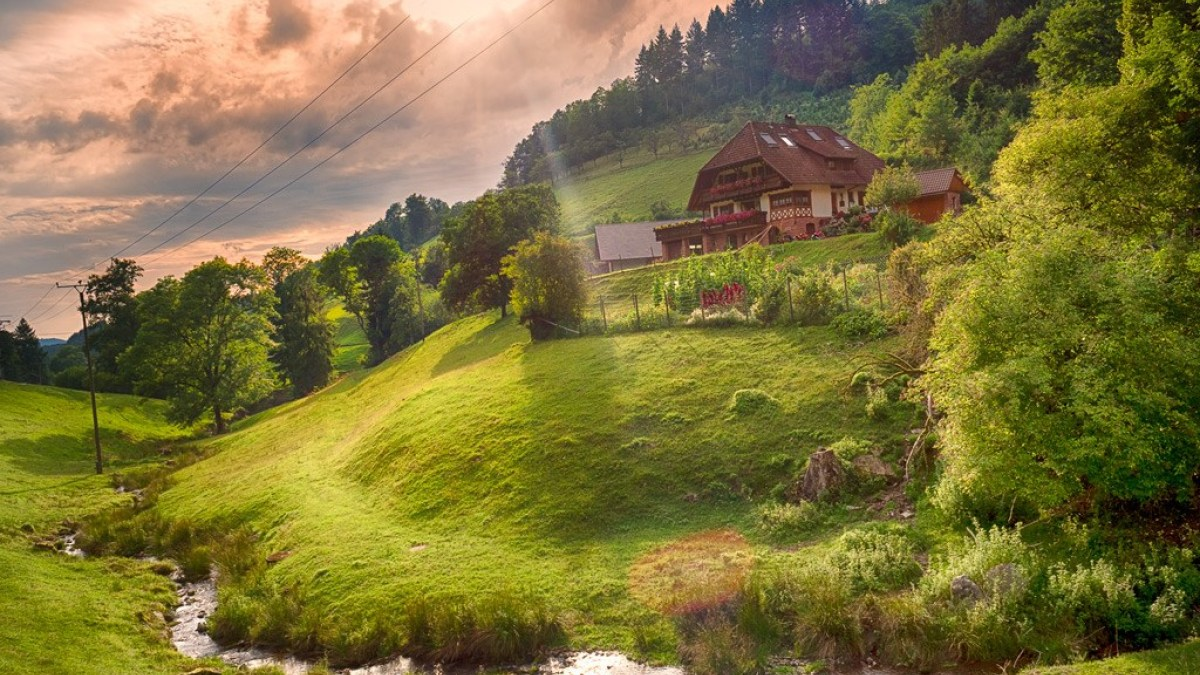
//> input picture 1 - Images/img.jpg, 1200 x 675 px
$ ./Edge_Detection '../1 - Images/img.jpg'   (built with g++ and OpenCV 4)
//> lines starting //> are read from the running program, lines starting //| are printed output that depends on the picture
#include "opencv2/imgproc.hpp"
#include "opencv2/highgui.hpp"

using namespace cv;

const char* WINDOW_NAME = "Edge Detection";
const char* TRACKBAR_TYPE = "Type";
const char* TRACKBAR_SIZE = "kSize";

const int MAX_POS_TYPE = 3;
const int MAX_POS_SIZE = 3;

const double LOWER_BOUND = 100.0;

int posOfType = 0;
int posOfSize = 0;

void sobel(Mat source) {
	Mat instant;
	Mat gradientX;
	Mat gradientY;
	Mat absoluteX;
	Mat absoluteY;

	Sobel(source, gradientX, CV_16S, 1, 0, 2 * posOfSize + 1);
	Sobel(source, gradientY, CV_16S, 0, 1, 2 * posOfSize + 1);

	convertScaleAbs(gradientX, absoluteX);
	convertScaleAbs(gradientY, absoluteY);

	addWeighted(absoluteX, 0.5, absoluteY, 0.5, 0, instant);
	imshow(WINDOW_NAME, instant);
}

void laplacian(Mat source) {
	Mat instant;
	Mat absolute;
	Laplacian(source, instant, CV_16S, 2 * posOfSize + 1);
	convertScaleAbs(instant, absolute);
	imshow(WINDOW_NAME, absolute);
}

void canny(Mat source) {
	Mat instant;
	Mat background(source.size(), source.type(), Scalar::all(0));
	Canny(source, instant, LOWER_BOUND, (posOfSize + 1) * LOWER_BOUND);
	source.copyTo(background, instant);
	imshow(WINDOW_NAME, instant);
}

void onChange(int, void* userdata) {
	switch(posOfType) {
		case 0:
			imshow(WINDOW_NAME, *(Mat*) userdata);
			break;
		case 1:
			sobel(*(Mat*) userdata);
			break;
		case 2:
			laplacian(*(Mat*) userdata);
			break;
		case 3:
			canny(*(Mat*) userdata);
			break;
		default:
			break;
	}
}

int main(int argc, char** argv) {
	Mat source = imread(argv[1], IMREAD_GRAYSCALE);
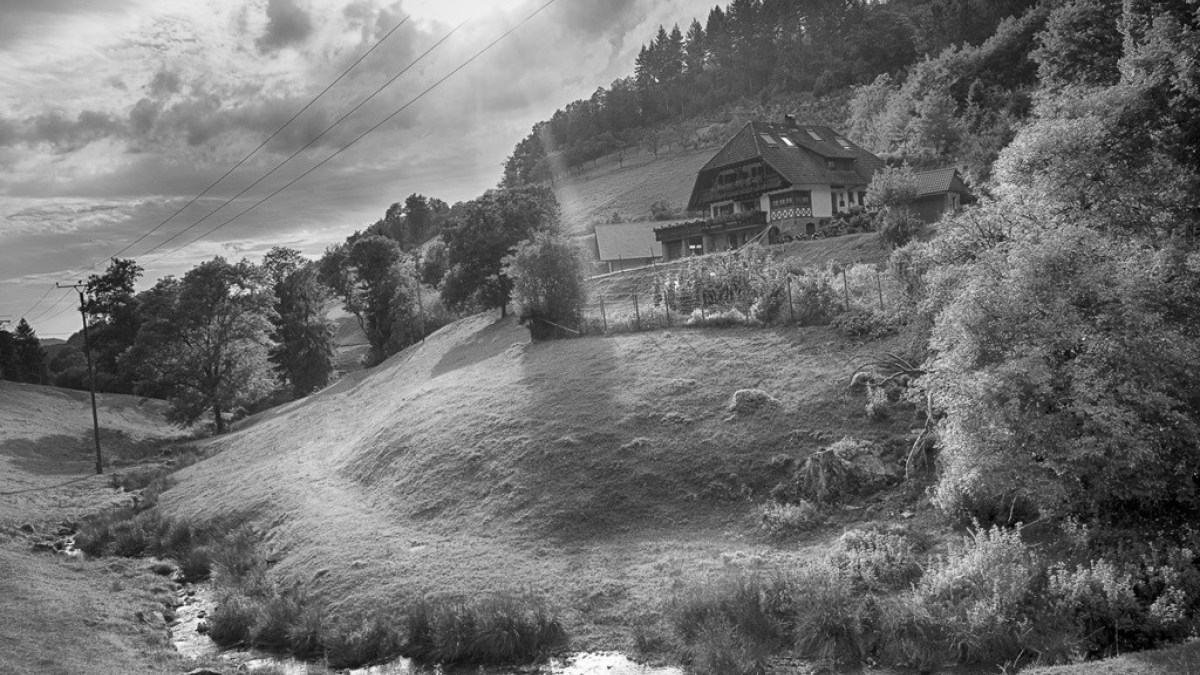
//> source: 675 rows x 1200 cols, CV_8UC1; min 0, max 255, mean 112.2

	if(source.empty()) {
		return EXIT_FAILURE;
	}

	// To reduce noise.
	GaussianBlur(source, source, Size(3, 3), 0, 0, BORDER_DEFAULT);

	namedWindow(WINDOW_NAME, WINDOW_AUTOSIZE);
	createTrackbar(TRACKBAR_TYPE, WINDOW_NAME, &posOfType, MAX_POS_TYPE, onChange, &source);
//> slider 'Type' is set to 1
	createTrackbar(TRACKBAR_SIZE, WINDOW_NAME, &posOfSize, MAX_POS_SIZE, onChange, &source);
//> slider 'kSize' is set to 1
	imshow(WINDOW_NAME, source);
	waitKey(0);
//> in sobel, `imshow(WINDOW_NAME, instant);`:
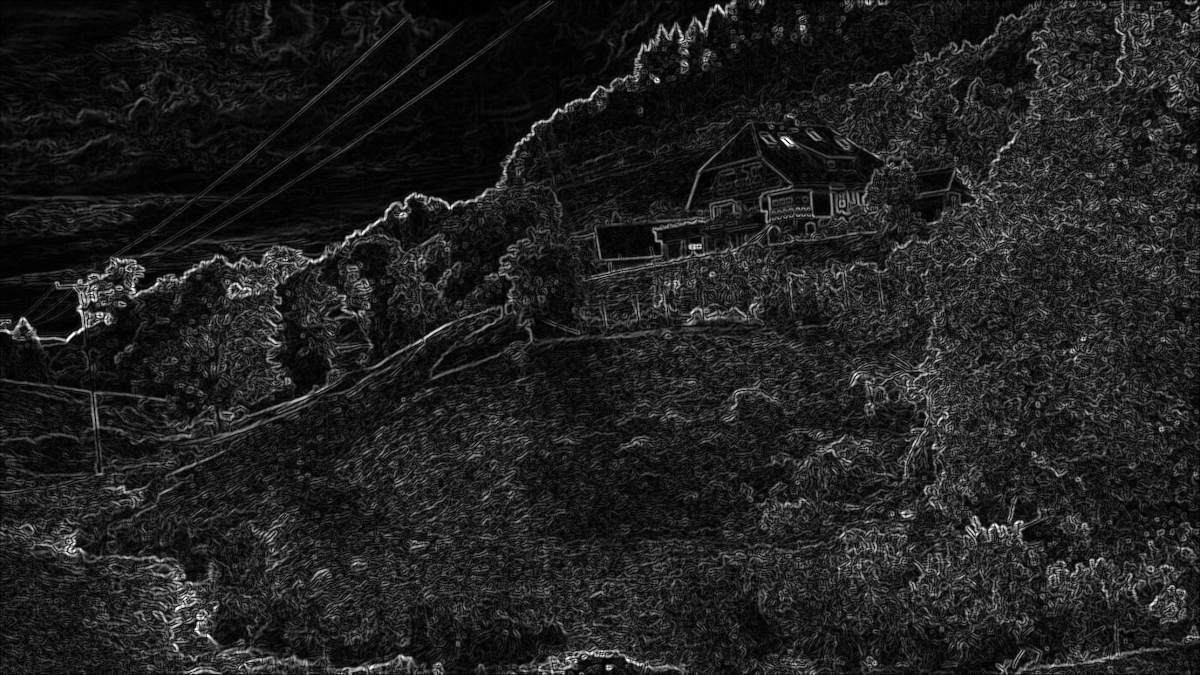
//> window 'Edge Detection': 675 rows x 1200 cols, CV_8UC1; min 0, max 255, mean 32.3

	return EXIT_SUCCESS;
}
